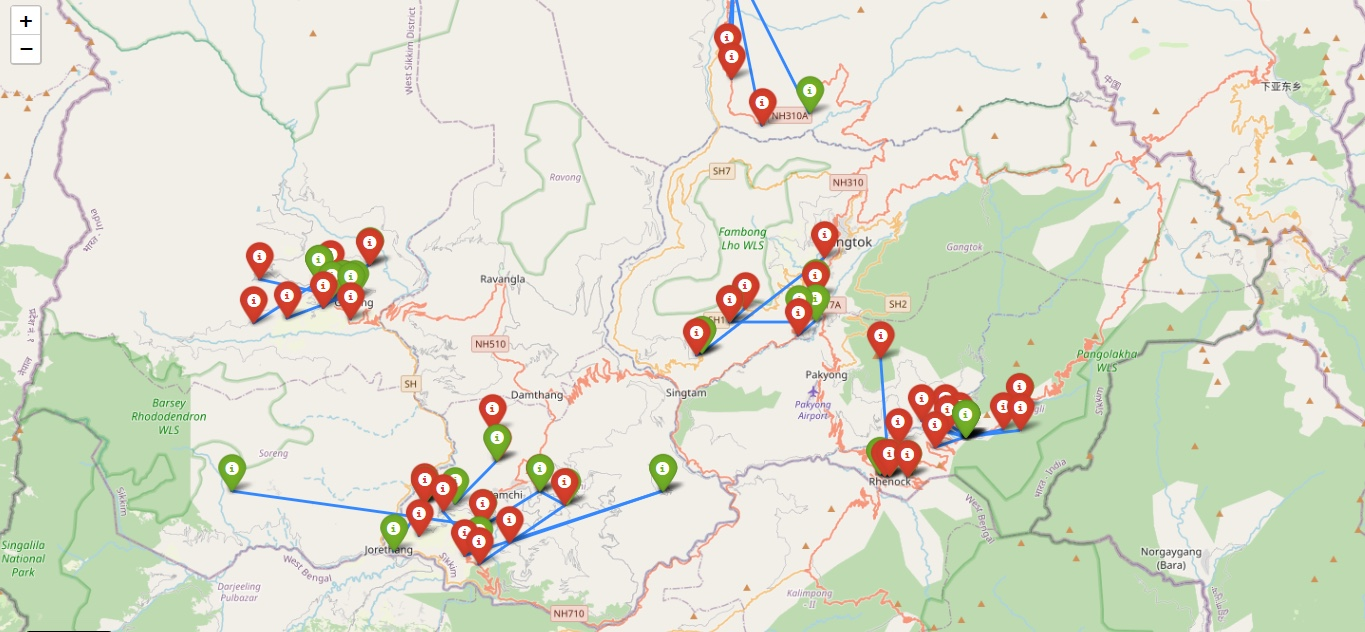

Recreate this plot in Python.
# -*- coding: utf-8 -*-
"""
Created on Sun May 31 00:30:51 2020

@author: Sidharth
"""


#%%
# to mark lines to between the connected fpois and gps 

# import folium package 
import folium 
import pandas as pd

dataset = pd.read_csv('sikkim_c.csv')

my_map4 = folium.Map(location = [28.5011226, 77.4099794], 
                                        zoom_start = 12) 

for i in range(len(dataset)) : 
    print(dataset.loc[i, "LAT"], dataset.loc[i, "LONG"])
    
    lat = dataset.loc[i, "LAT"]
    lng = dataset.loc[i, "LONG"]


    lat1 = dataset.loc[i, "LAT1"]
    lng1 = dataset.loc[i, "LONG1"]


  
    folium.marker([dataset.loc[i, "LAT"],dataset.loc[i, "LONG"]],icon=folium.Icon(color='green') 
              ).add_to(my_map4) 
  
    folium.marker([dataset.loc[i, "LAT1"],dataset.loc[i, "LONG1"]],icon=folium.Icon(color='red')
              ).add_to(my_map4) 
  
# Add a line to the map by using line method 
# it connect both coordiates by the line 
# line_opacity implies intensity of the line 
  
    folium.PolyLine(locations = [(lat,lng),(lat1,lng1)], 
                    
                    line_opacity = 0.5).add_to(my_map4) 
  
    my_map4.save("my_map4.html")
